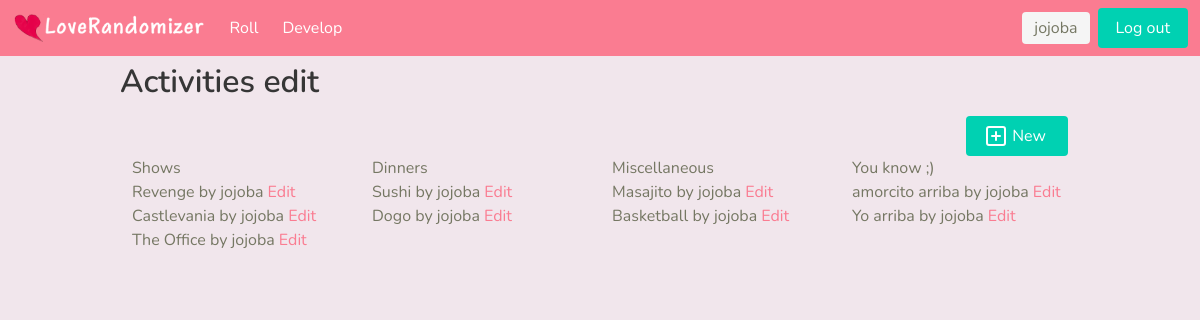
/blog/ (signed in), run on the app's committed database.
### tables this page shows
CREATE TABLE user (
  id INTEGER PRIMARY KEY AUTOINCREMENT,
  username TEXT UNIQUE NOT NULL,
  password TEXT NOT NULL
);

CREATE TABLE activities (
  id INTEGER PRIMARY KEY AUTOINCREMENT,
  author_id INTEGER NOT NULL,
  name TEXT  NOT NULL,
  description TEXT,
  category TEXT NOT NULL,
  FOREIGN KEY (author_id) REFERENCES user (id)
);

### flaskr/blog.py (the view)
@bp.route('/')
def index():
    db = get_db()
    shows = db.execute(
        '''
        SELECT activities.id, name, category, username, author_id
        FROM activities JOIN user ON activities.author_id = user.id
        WHERE category = 'shows';
        '''
    ).fetchall()
    dinners = db.execute(
        '''
        SELECT activities.id, name, category, username, author_id
        FROM activities JOIN user ON activities.author_id = user.id
        WHERE category = 'dinners';
        '''
    ).fetchall()
    miscs = db.execute(
        '''
        SELECT activities.id, name, category, username, author_id
        FROM activities JOIN user ON activities.author_id = user.id
        WHERE category = 'misc';
        '''
    ).fetchall()
    sexys = db.execute(
        '''
        SELECT activities.id, name, category, username, author_id
        FROM activities JOIN user ON activities.author_id = user.id
        WHERE category = 'sexy';
        '''
    ).fetchall()
    showstemp = {'hdr': 'Shows', 'list' : shows}
    dinnerstemp = {'hdr': 'Dinners', 'list' : dinners}
    miscstemp = {'hdr': 'Miscellaneous', 'list' : miscs}
    sexystemp = {'hdr': 'You know ;)', 'list' : sexys}
    columns = [showstemp, dinnerstemp, miscstemp, sexystemp]
    return render_template('blog/index.html', columns=columns)

### flaskr/auth.py (called while the page is built)
@bp.before_app_request
def load_logged_in_user():
    user_id = session.get('user_id')
    if user_id is None:
        g.user = None
    else:
        g.user = get_db().execute(
            'SELECT * FROM user WHERE id = ?', (user_id,)
        ).fetchone()

### flaskr/db.py (called while the page is built)
def get_db():
    if 'db' not in g:
        g.db = sqlite3.connect(
            current_app.config['DATABASE'],
            detect_types=sqlite3.PARSE_DECLTYPES
        )
        g.db.row_factory = sqlite3.Row
    return g.db

### flaskr/templates/blog/index.html
{% extends 'base.html' %} {% block header %}
<h1 class="container title mt-2">
  {% block title %}Activities edit{% endblock %}
</h1>
{% if g.user %} {% endif %} {% endblock %} {% block content %}
<section>
  <div class="is-flex is-flex-direction-row is-justify-content-end">
    <a class="button is-primary" href="{{ url_for('blog.create') }}">
      <i data-lucide="plus-square" class="icons"></i>
      <span class="mx-1">New</span>
    </a>
  </div>
  <div class="columns">
    {% for column in columns %}
    <div class="column">
      <h3>{{column['hdr']}}</h3>
      <ul>
        {% for act in column['list'] %}
        <li>
          {{ act['name'] }} by {{act['username']}} {% if g.user['id'] ==
          act['author_id'] %}
          <a class="action" href="{{ url_for('blog.update', id=act['id']) }}">
            Edit
          </a>
          {% endif %}
        </li>
        {% endfor %}
      </ul>
    </div>
    {% endfor %}
  </div>
</section>
{% endblock %}

### flaskr/templates/base.html (shortened to what this page needs)
<!DOCTYPE html>
<head>
  <link rel="stylesheet" href="{{ url_for('static', filename='style.css') }}" />
</head>
<body>
  <nav class="navbar" role="navigation" aria-label="main navigation">
    <div class="navbar-brand">
      <a class="navbar-item" href="/">
        <img src="{{ url_for('static', filename='logo.png') }}" />
      </a>
    </div>
    <div id="navbarBasicExample" class="navbar-menu">
      <div class="navbar-start">
        <a class="navbar-item" href="{{ url_for('roll.index') }}"> Roll </a>
        <a class="navbar-item" href="{{ url_for('blog.index') }}"> Develop </a>
      </div>
      <div class="navbar-end">
        {% if g.user %}
        <div class="navbar-item">
          <span class="tag is-medium mx-2">{{ g.user['username']}}</span>
          <a class="button is-primary" href="{{ url_for('auth.logout') }}">
            Log out
          </a>
        </div>
        {% endif %}
      </div>
    </div>
  </nav>
  <section class="content">
    <header>{% block header %}{% endblock %}</header>
    <main class="container mt-1 p-3">{% block content %}{% endblock %}</main>
  </section>
</body>

### data on the page
user: user.username "jojoba"
activities: name "Revenge", username "jojoba"
activities: name "Castlevania", username "jojoba"
activities: name "The Office", username "jojoba"
activities: name "Sushi", username "jojoba"
activities: name "Dogo", username "jojoba"
activities: name "Masajito", username "jojoba"
activities: name "Basketball", username "jojoba"
activities: name "amorcito arriba", username "jojoba"
activities: name "Yo arriba", username "jojoba"

### other printed values
{{ column['hdr'] }} "Shows" "Dinners" "Miscellaneous" "You know ;)"
